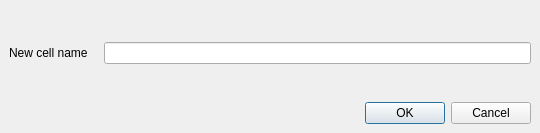
<?xml version="1.0" encoding="UTF-8"?>
<ui version="4.0">
 <class>RenameCellDialog</class>
 <widget class="QDialog" name="RenameCellDialog">
  <property name="geometry">
   <rect>
    <x>0</x>
    <y>0</y>
    <width>540</width>
    <height>133</height>
   </rect>
  </property>
  <property name="windowTitle">
   <string>Rename Cell</string>
  </property>
  <layout class="QGridLayout">
   <property name="margin" stdset="0">
    <number>9</number>
   </property>
   <property name="spacing">
    <number>6</number>
   </property>
   <item row="1" column="0">
    <widget class="QLabel" name="label">
     <property name="text">
      <string>New cell name   </string>
     </property>
    </widget>
   </item>
   <item row="0" column="0" colspan="2">
    <spacer>
     <property name="orientation">
      <enum>Qt::Vertical</enum>
     </property>
     <property name="sizeHint" stdset="0">
      <size>
       <width>268</width>
       <height>16</height>
      </size>
     </property>
    </spacer>
   </item>
   <item row="1" column="1">
    <widget class="QLineEdit" name="name_le"/>
   </item>
   <item row="2" column="0" colspan="2">
    <spacer>
     <property name="orientation">
      <enum>Qt::Vertical</enum>
     </property>
     <property name="sizeHint" stdset="0">
      <size>
       <width>268</width>
       <height>31</height>
      </size>
     </property>
    </spacer>
   </item>
   <item row="3" column="0" colspan="2">
    <widget class="QDialogButtonBox" name="buttonBox">
     <property name="orientation">
      <enum>Qt::Horizontal</enum>
     </property>
     <property name="standardButtons">
      <set>QDialogButtonBox::Cancel|QDialogButtonBox::Ok</set>
     </property>
    </widget>
   </item>
  </layout>
 </widget>
 <tabstops>
  <tabstop>name_le</tabstop>
  <tabstop>buttonBox</tabstop>
 </tabstops>
 <resources/>
 <connections>
  <connection>
   <sender>buttonBox</sender>
   <signal>accepted()</signal>
   <receiver>RenameCellDialog</receiver>
   <slot>accept()</slot>
   <hints>
    <hint type="sourcelabel">
     <x>248</x>
     <y>254</y>
    </hint>
    <hint type="destinationlabel">
     <x>157</x>
     <y>274</y>
    </hint>
   </hints>
  </connection>
  <connection>
   <sender>buttonBox</sender>
   <signal>rejected()</signal>
   <receiver>RenameCellDialog</receiver>
   <slot>reject()</slot>
   <hints>
    <hint type="sourcelabel">
     <x>316</x>
     <y>260</y>
    </hint>
    <hint type="destinationlabel">
     <x>286</x>
     <y>274</y>
    </hint>
   </hints>
  </connection>
 </connections>
</ui>
